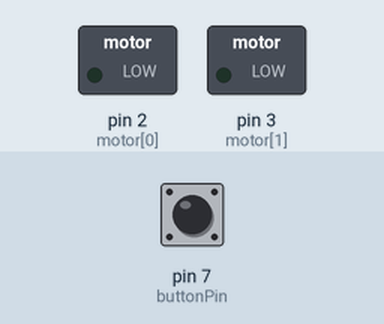
Bench run of a sketch on a simulated Arduino Uno, built with avr-gcc and run on an emulated ATmega328P. Parts: switched loads named in the sketch (green lamp = pin HIGH). The inputs (shaded band) are chosen by the test bench; at power-on: pin 7 (buttonPin) LOW.

Above: at 1.2 s.
1.3 s: pin 7 (buttonPin) pulled HIGH for 0.15 s
At 2.6 s:
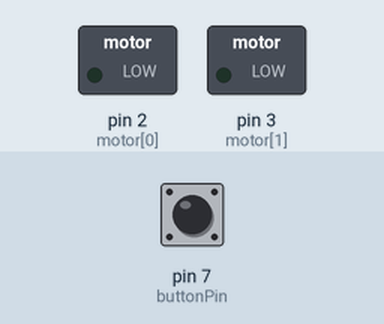
2.9 s: pin 7 (buttonPin) pulled HIGH for 3.2 s
At 4.3 s:
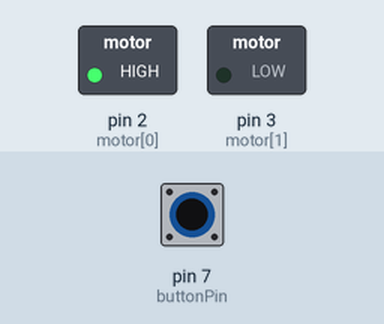
Timing chart, 0 to 7.6 s (numbered marks = the images above; inputs shaded):
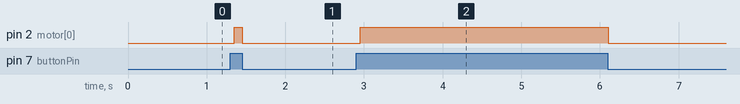

Measured:
- after the input at 1.3 s, pin 2 (motor[0]): LOW → HIGH after 0.05 s, → LOW 0.10 s later
- after the input at 2.9 s, pin 2 (motor[0]): LOW → HIGH after 0.05 s, → LOW 3.2 s later

The sketch:

Motor2.ino
```cpp
int motor[] = {2, 3};
int buttonPin = 7;

void setup()
{
  pinMode(motor[0], OUTPUT);
  pinMode(motor[1], OUTPUT);
  pinMode(buttonPin, INPUT);
}

void loop()
{
  int buttonValue;
  buttonValue = digitalRead(buttonPin);

  if (buttonValue == HIGH)
  {
    drive_forward();
  }
  else
  {
    motor_stop();
  }

  delay(50);
}

// --------------------------------------------------------------------------- Drive

void motor_stop()
{
  digitalWrite(motor[0], LOW);
  digitalWrite(motor[1], LOW);
  delay(25);
}

void drive_forward()
{
  digitalWrite(motor[0], HIGH);
  digitalWrite(motor[1], LOW);
}

void drive_backward()
{
  digitalWrite(motor[0], LOW);
  digitalWrite(motor[1], HIGH);
}
```
